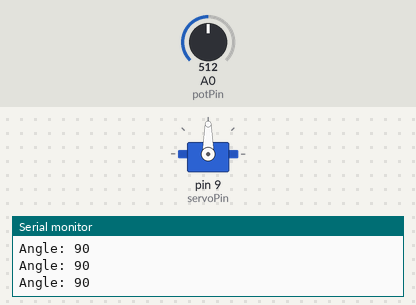
Simulated run of this sketch. Board: Arduino Uno, built with avr-gcc and run on an emulated ATmega328P. Parts: servo, the last lines printed to the serial monitor. Inputs (shaded band) come from the test bench; at power-on: A0 (potPin) = 512.

Above: at 1.2 s.
1.3 s: A0 (potPin) set to 61
At 2.5 s:
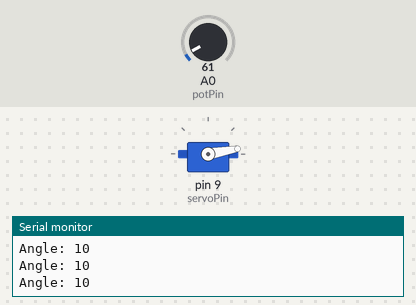
2.8 s: A0 (potPin) set to 50
At 3.6 s:
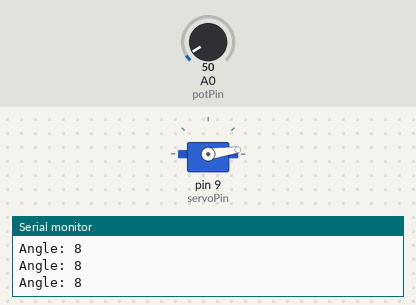
5.8 s: A0 (potPin) set to 122
At 6.1 s:
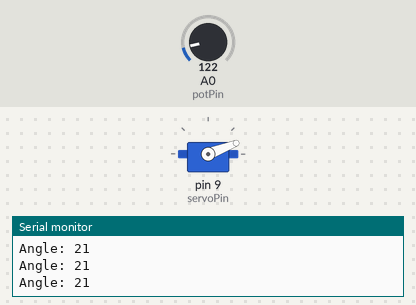
7.3 s: A0 (potPin) set to 550
At 8.4 s:
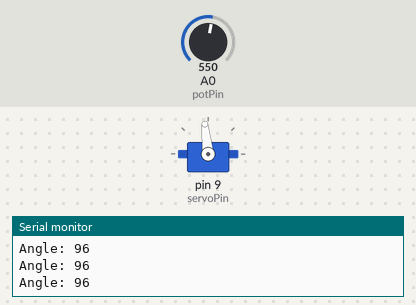
8.8 s: A0 (potPin) set to 583
At 9.5 s:
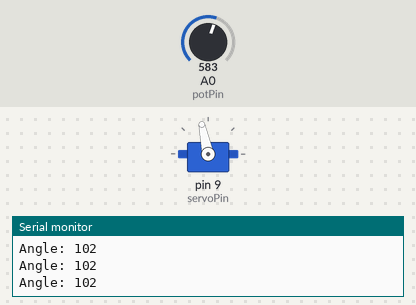
10.3 s: A0 (potPin) set to 716
At 10.6 s:
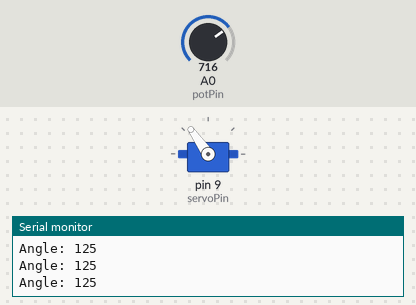
Timing chart, 0 to 12.8 s (numbered marks = the images above; inputs shaded):
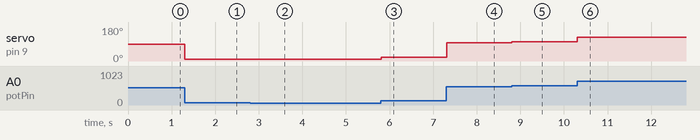

The sketch:

microServo.ino
```cpp
//Incluimos libreria para usar el micro servo
#include <Servo.h>

//instanciamos un objeto de la clase "Servo que está en la libreria"
Servo Servo1;

//declaramos las variables
  //"servoPin" es el pin al que está conectado micro el servo
  int servoPin = 9;

  //"potPin" es el pin al que está conectado el potenciometro
  int potPin = A0;

void setup() {
  // enlazamos el micro servo al pin que está conectado
  Servo1.attach(servoPin);

  Serial.begin(9600);
}

void loop() {
  // leemos los valores del potenciometro
  int potReading = analogRead(potPin);

  // Convertimos los valores del potenciometro a angulos que se va a mover el micro servo
  int servoAngle = map(potReading, 0, 1023, 0, 180);

  // enviamos la informacion al micro servo
  Servo1.write(servoAngle);

  Serial.print("Angle: ");
  Serial.println(servoAngle);
}
```

Measured:
- after the input at 1.3 s, servo on pin 9 (servoPin): 90° → 10° at once
- after the input at 2.8 s, servo on pin 9 (servoPin): 10° → 8° at once
- after the input at 5.8 s, servo on pin 9 (servoPin): 8° → 21° at once
- after the input at 7.3 s, servo on pin 9 (servoPin): 21° → 96° at once
- after the input at 8.8 s, servo on pin 9 (servoPin): 96° → 102° at once
- after the input at 10.3 s, servo on pin 9 (servoPin): 102° → 125° at once
